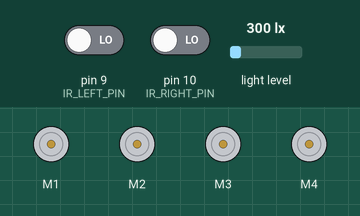
Recording of a sketch running on a simulated Arduino Uno, built with avr-gcc and run on an emulated ATmega328P. Parts: 4 × DC motor (green arrow = forward, orange = backward, longer = faster). The test bench sets the inputs (shaded band); at power-on: light level 300 lx, pin 9 (IR_LEFT_PIN) LOW, pin 10 (IR_RIGHT_PIN) LOW.

Above: at 1.8 s.
1.9 s: light level set to 1000 lx
At 3.3 s:
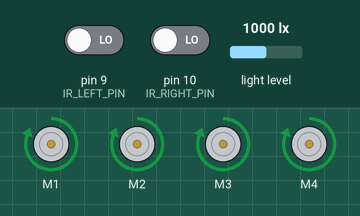
5.5 s: pin 9 (IR_LEFT_PIN) driven HIGH
At 6.8 s:
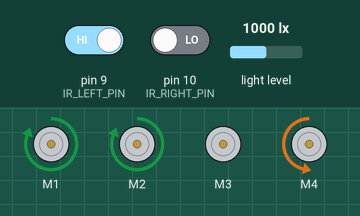
9.6 s: pin 9 (IR_LEFT_PIN) driven LOW
At 13.5 s:
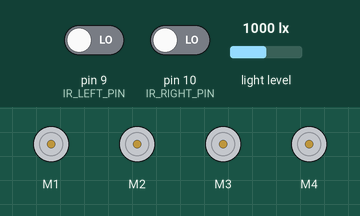
13.7 s: pin 10 (IR_RIGHT_PIN) driven HIGH
At 15.8 s:
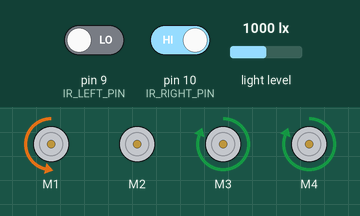
17.5 s: pin 10 (IR_RIGHT_PIN) driven LOW
At 19.7 s:
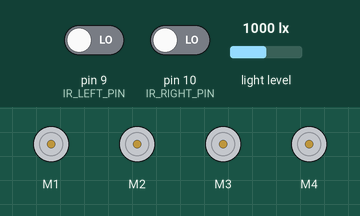
Timing chart, 0 to 22.6 s (numbered marks = the images above; inputs shaded):
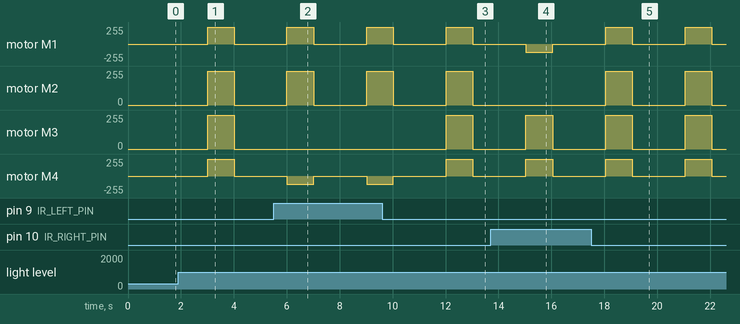

The sketch:

1s_delay.ino
```cpp
#include <hp_BH1750.h>
hp_BH1750 lightSensor;

#include <Adafruit_MotorShield.h>

// Defining motor terminals
#define MOTOR_FRONT_LEFT 1
#define MOTOR_FRONT_RIGHT 2
#define MOTOR_BACK_LEFT 3
#define MOTOR_BACK_RIGHT 4
#define IR_LEFT_PIN 9
#define IR_RIGHT_PIN 10


// Instantiating the motorshield
Adafruit_MotorShield AFMS = Adafruit_MotorShield();  // default board constructor

//Accessing the motors from the motorshield
Adafruit_DCMotor *MOTOR_A = AFMS.getMotor(MOTOR_FRONT_LEFT);
Adafruit_DCMotor *MOTOR_B = AFMS.getMotor(MOTOR_FRONT_RIGHT);
Adafruit_DCMotor *MOTOR_C = AFMS.getMotor(MOTOR_BACK_LEFT);
Adafruit_DCMotor *MOTOR_D = AFMS.getMotor(MOTOR_BACK_RIGHT);

int lux = 0;
int started = -1;

void setup() {

  // LightSensor
  lightSensor.begin(BH1750_TO_GROUND);
  // IR
  pinMode(IR_RIGHT_PIN, INPUT);
  pinMode(IR_LEFT_PIN, INPUT);

  // Turn on the motorshield and PWM driver
  AFMS.begin();
  //Reset Motors (ser speed to 0 and release all the gates)
  MOTOR_A->setSpeed(0);
  MOTOR_A->run(RELEASE);
  MOTOR_B->setSpeed(0);
  MOTOR_B->run(RELEASE);
  MOTOR_C->setSpeed(0);
  MOTOR_C->run(RELEASE);
  MOTOR_D->setSpeed(0);
  MOTOR_D->run(RELEASE);

  //pinMode(LED_PIN, OUTPUT);
}

void loop() {

  // LightSensor
  lightSensor.start();
  lux = lightSensor.getLux();
  if (lux > 900) {
      delay(1000);
    started *= -1;
  }
  Serial.print("Lux:");
Serial.println(lux);
  if (started == 1) {
    //IR
Serial.print("Lux1:");
Serial.println(lux);


    int IR_LEFT = digitalRead(IR_LEFT_PIN);
    int IR_RIGHT = digitalRead(IR_RIGHT_PIN);
    if (IR_LEFT == IR_RIGHT) {
      //if same colour go forward
      MOTOR_C->setSpeed(255);
      MOTOR_D->setSpeed(255);
      MOTOR_A->setSpeed(255);
      MOTOR_B->setSpeed(255);
      MOTOR_C->run(FORWARD);
      MOTOR_D->run(FORWARD);
      MOTOR_A->run(FORWARD);
      MOTOR_B->run(FORWARD);

    } else if (IR_LEFT == 1 && IR_RIGHT == 0) {
      //turn left
      MOTOR_C->setSpeed(0);
      MOTOR_D->setSpeed(125);
      MOTOR_A->setSpeed(255);
      MOTOR_B->setSpeed(255);
      MOTOR_C->run(RELEASE);
      MOTOR_D->run(BACKWARD);
      MOTOR_A->run(FORWARD);
      MOTOR_B->run(FORWARD);
      delay(11);
    } else if (IR_LEFT == 0 && IR_RIGHT == 1) {
      //turn right
      MOTOR_C->setSpeed(255);
      MOTOR_D->setSpeed(255);
      MOTOR_A->setSpeed(125);
      MOTOR_B->setSpeed(0);
      MOTOR_A->run(BACKWARD);
      MOTOR_B->run(RELEASE);
      MOTOR_C->run(FORWARD);
      MOTOR_D->run(FORWARD);
      delay(11);
    }
  } else if (started == -1) {
    MOTOR_A->setSpeed(0);
    MOTOR_A->run(RELEASE);
    MOTOR_B->setSpeed(0);
    MOTOR_B->run(RELEASE);
    MOTOR_C->setSpeed(0);
    MOTOR_C->run(RELEASE);
    MOTOR_D->setSpeed(0);
    MOTOR_D->run(RELEASE);
    delay(1000);
    Serial.print("Lux-1:");
Serial.println(lux);
  }
}
```

Measured:
- after the input at 1.9 s, motor M1–4: stopped → forward 255/255 after 1.1 s, → stopped 1.0 s later
- after the input at 5.5 s, motor M3: stays stopped (without the input it goes to forward 255/255 after 0.51 s)
- after the input at 9.6 s, motor M3: stopped → forward 255/255 after 2.4 s, → stopped 1.0 s later
- after the input at 13.7 s, motor M2: stays stopped (without the input it goes to forward 255/255 after 1.3 s)
- after the input at 17.5 s, motor M2: alternates forward 255/255 for 1.0 s and stopped for 2.0 s, starting after 0.55 s
